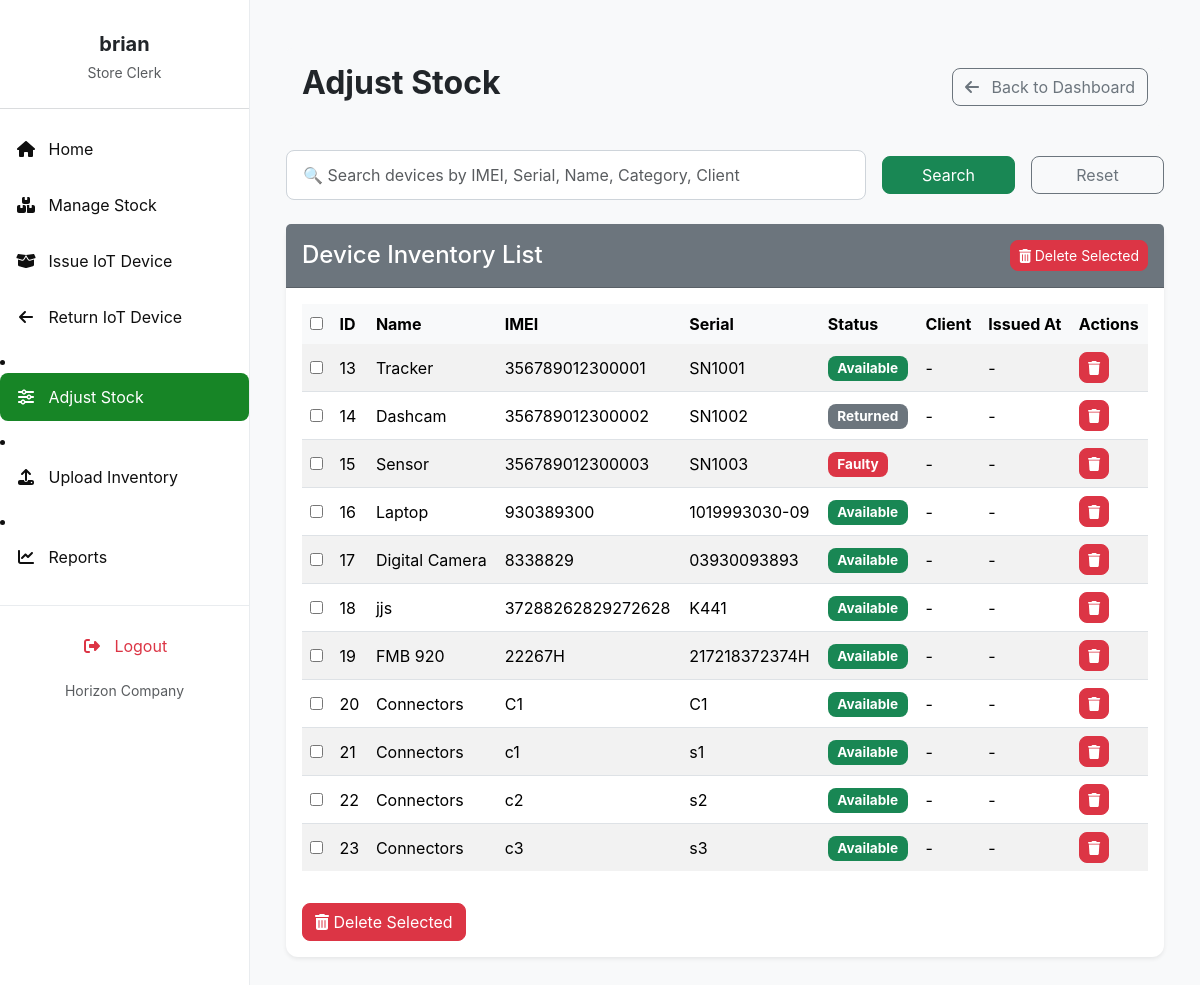
/adjust_stock/ (signed in), run on an earlier commit of the app's database.
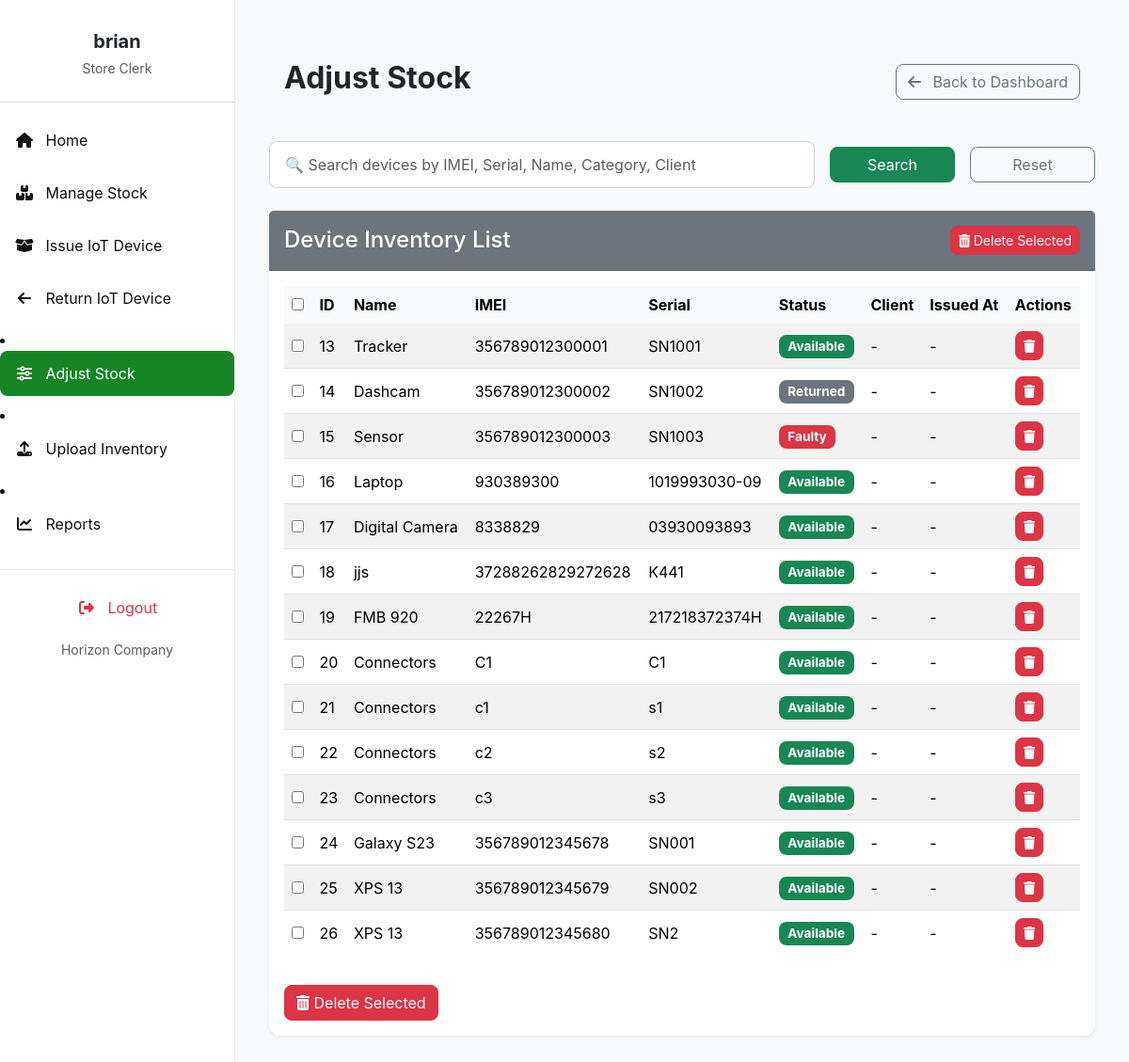
And on a later commit of the database.
### invent/models.py (models this page shows, shortened)
class Device(models.Model):
    name = models.CharField(max_length=255, blank=True)  # Device name
    total_quantity = models.PositiveIntegerField(default=1)
    product_id = models.CharField(max_length=30)
    supplier = models.ForeignKey(
        Supplier,
        on_delete=models.SET_NULL,
        null=True,
        blank=True,
        to_field='supplier_id',
        related_name='devices'
    )
    imei_no = models.CharField(max_length=50, unique=True)
    serial_no = models.CharField(max_length=50, unique=True, null=True, blank=True)
    category = models.CharField(max_length=50)
    description = models.TextField(blank=True)
    selling_price_usd = models.DecimalField(max_digits=10, decimal_places=2, null=True, blank=True)
    selling_price_ksh = models.DecimalField(max_digits=10, decimal_places=2, null=True, blank=True)
    selling_price_tsh = models.DecimalField(max_digits=10, decimal_places=2, null=True, blank=True)
    status = models.CharField(
        max_length=20,
        choices=(
            ('available', 'Available'),
            ('issued', 'Issued'),
            ('returned', 'Returned'),
            ('faulty', 'Faulty'),
        ),
        default='available'
    )

### invent/views.py (the view, shortened to what this page needs)
# urls.py: path('adjust_stock/', views.adjust_stock, name='adjust_stock'),
@login_required
@permission_required('invent.change_device', raise_exception=True)
def adjust_stock(request):
    query = request.GET.get('q', '')
    devices = Device.objects.all().order_by('id')
    for device in devices:
        last_issuance = (
            IssuanceRecord.objects
            .filter(device=device)
            .order_by('-issued_at')
            .select_related('client')
            .first()
        )
        device.current_client = last_issuance.client if last_issuance else None
        device.issued_at = last_issuance.issued_at if last_issuance else None
    context = {
        'devices': devices,
        'query': query,
    }
    return render(request, 'invent/adjust_stock.html', context)

### invent/context_processors.py (called while the page is built)
def pending_requests_count(request):
    count = 0  # Default to 0
    if request.user.is_authenticated:
        if request.user.has_perm('invent.can_issue_device'):
            count = DeviceRequest.objects.filter(status='Pending').count()
    return {'pending_requests_count_for_sidebar': count}

### invent/templates/invent/adjust_stock.html (shortened to what this page needs)
{% extends 'invent/base_store_clerk.html' %}
{% load static %}
{% block content %}
<div class="container-fluid mt-4">
    <div class="d-flex justify-content-between align-items-center mb-4 p-3 bg-light rounded">
        <h2 class="fw-bold">Adjust Stock</h2>
        <a href="{% url 'store_clerk_dashboard' %}" class="btn btn-outline-secondary">
            <i class="fas fa-arrow-left me-2"></i> Back to Dashboard
        </a>
    </div>
    <form method="get" action="{% url 'adjust_stock' %}" class="row g-3 align-items-center mb-4">
        <div class="col-md-8">
            <input type="text" name="q" class="form-control"
                   placeholder="🔍 Search devices by IMEI, Serial, Name, Category, Client"
                   value="{{ query }}">
        </div>
        <div class="col-md-2">
            <button type="submit" class="btn btn-success w-100">Search</button>
        </div>
        <div class="col-md-2">
            <a href="{% url 'adjust_stock' %}" class="btn btn-outline-secondary w-100">Reset</a>
        </div>
    </form>
    <div class="card shadow-sm mb-4">
        <div class="card-header bg-secondary text-white py-3 d-flex justify-content-between align-items-center">
            <h4 class="mb-0">Device Inventory List</h4>
            <form method="post" action="{% url 'delete_device' %}" class="mb-0">
                <button type="submit" class="btn btn-danger btn-sm"
                        onclick="return confirm('Are you sure you want to delete selected devices?');">
                    <i class="fas fa-trash-alt"></i> Delete Selected
                </button>
            </form>
        </div>
        <div class="card-body">
            <form method="post" action="{% url 'delete_device' %}">
                <div class="table-responsive">
                    <table class="table table-striped table-hover align-middle">
                        <thead class="table-light">
                            <tr>
                                <th><input type="checkbox" onclick="toggleAll(this)"></th>
                                <th>ID</th>
                                <th>Name</th>
                                <th>IMEI</th>
                                <th>Serial</th>
                                <th>Status</th>
                                <th>Client</th>
                                <th>Issued At</th>
                                <th>Actions</th>
                            </tr>
                        </thead>
                        <tbody>
                            {% for device in devices %}
                            <tr>
                                <td>
                                    <input type="checkbox" name="device_ids" value="{{ device.id }}">
                                </td>
                                <td>{{ device.id }}</td>
                                <td>{{ device.name|default:device.category }}</td>
                                <td>{{ device.imei_no|default:"-" }}</td>
                                <td>{{ device.serial_no|default:"-" }}</td>
                                <td>
                                    <span class="badge
                                        {% if device.status == 'available' %}bg-success
                                        {% elif device.status == 'issued' %}bg-primary
                                        {% elif device.status == 'returned' %}bg-secondary
                                        {% elif device.status == 'faulty' %}bg-danger
                                        {% else %}bg-dark{% endif %}">
                                        {{ device.get_status_display }}
                                    </span>
                                </td>
                                <td>
                                    {% if device.current_client %}
                                        {{ device.current_client.name }}
                                    {% else %}
                                        -
                                    {% endif %}
                                </td>
                                <td>
                                    {% if device.issued_at %}
                                         {{ device.issued_at|date:"Y-m-d H:i" }}
                                    {% else %}
                                        -
                                    {% endif %}
                                </td>
                                <td>
                                    <form method="post" action="{% url 'delete_device' device.id %}" style="display:inline;">
                                        <button type="submit" class="btn btn-danger btn-sm"
                                            onclick="return confirm('Are you sure you want to delete this device?');"
                                            title="Delete Device">
                                            <i class="fas fa-trash"></i>
                                        </button>
                                    </form>
                                </td>
                            </tr>
                            {% empty %}
                            <tr>
                                <td colspan="9" class="text-center text-muted">No devices found.</td>
                            </tr>
                            {% endfor %}
                        </tbody>
                    </table>
                </div>
                <button type="submit" class="btn btn-danger mt-3">
                    <i class="fas fa-trash-alt"></i> Delete Selected
                </button>
            </form>
        </div>
    </div>
</div>
{% endblock %}

### invent/templates/invent/base_store_clerk.html (shortened to what this page needs)
<!DOCTYPE html>
<html lang="en">
<head>
    <link href="https://cdn.jsdelivr.net/npm/bootstrap@5.3.3/dist/css/bootstrap.min.css" rel="stylesheet">
    <link href="https://cdnjs.cloudflare.com/ajax/libs/font-awesome/6.4.0/css/all.min.css" rel="stylesheet">
    <link href="https://cdn.jsdelivr.net/npm/select2@4.1.0-rc.0/dist/css/select2.min.css" rel="stylesheet" />
    <link href="https://cdn.jsdelivr.net/npm/select2-bootstrap-5-theme@1.3.0/dist/select2-bootstrap-5-theme.min.css" rel="stylesheet" />
</head>
<body>
    <nav id="sidebarMenu" class="sidebar-wrapper collapse d-md-block">
        <div class="sidebar-content">
            <div class="text-center mb-4 pt-3">
                <h5 class="fw-bold mb-1 text-dark">{{ user.first_name|default:user.username }}</h5>
                <small class="text-muted">Store Clerk</small>
            </div>
            <hr class="border-secondary opacity-25" />
            <ul class="nav flex-column">
                <li class="nav-item mb-2">
                    <a class="nav-link {% if request.resolver_match.url_name == 'store_clerk_dashboard' %}active{% endif %}" href="{% url 'store_clerk_dashboard' %}">
                       <i class="fas fa-fw fa-home me-2"></i> Home
                    </a>
                </li>
                <li class="nav-item mb-2">
                    <a class="nav-link {% if request.resolver_match.url_name == 'manage_stock' %}active{% endif %}" href="{% url 'manage_stock' %}">
                        <i class="fas fa-fw fa-boxes me-2"></i> Manage Stock
                    </a>
                </li>
                <li class="nav-item mb-2">
                    <a class="nav-link {% if request.resolver_match.url_name == 'issue_device' %}active{% endif %}" href="{% url 'issue_device' %}">
                        <i class="fas fa-fw fa-box-open me-2"></i> Issue IoT Device
                    </a>
                </li>
                <li class="nav-item mb-2">
                    <a class="nav-link {% if request.resolver_match.url_name == 'return_device' %}active{% endif %}" href="{% url 'return_device' %}">
                        <i class="fas fa-fw fa-arrow-left me-2"></i> Return IoT Device
                    </a>
                </li>
            </ul>
                <li class="nav-item mb-2">
                    <a class="nav-link {% if request.resolver_match.url_name == 'adjust_stock' %}active{% endif %}" href="{% url 'adjust_stock' %}">
                        <i class="fas fa-fw fa-sliders-h me-2"></i> Adjust Stock
                    </a>
                </li>
                <li class="nav-item mb-2">
                    <a class="nav-link {% if request.resolver_match.url_name == 'upload_inventory' %}active{% endif %}" href="{% url 'upload_inventory' %}">
                        <i class="fas fa-fw fa-upload me-2"></i> Upload Inventory
                    </a>
                </li>
                <li class="nav-item mb-2">
                    <a class="nav-link {% if request.resolver_match.url_name == 'reports' %}active{% endif %}" href="{% url 'reports' %}">
                        <i class="fas fa-fw fa-chart-line me-2"></i> Reports
                    </a>
                </li>
        </div>
        <div class="sidebar-bottom">
            <ul class="nav flex-column mb-2">
                <li class="nav-item">
                    <a class="nav-link text-danger logout-link" href="{% url 'logout' %}">
                        <i class="fas fa-fw fa-right-from-bracket me-2"></i> Logout
                    </a>
                </li>
            </ul>
            <small class="text-muted">Horizon Company</small>
        </div>
    </nav>
    <main class="main-content">
        {% block content %}{% endblock %}
    </main>
</body>
</html>

### invent/templates/invent/base_store_clerk.html (style rules this page uses)
:root { --bs-primary: #198754; --bs-primary-rgb: 25, 135, 84; --bs-btn-primary-color: #fff; --bs-btn-primary-bg: var(--bs-primary); --bs-btn-primary-border-color: var(--bs-primary); --bs-btn-primary-hover-bg: #157347; --bs-btn-primary-hover-border-color: #146c43; --bs-btn-primary-active-bg: #13653f; --bs-btn-primary-active-border-color: #125f3c; --bs-link-color: var(--bs-primary); --bs-link-hover-color: #157347; --sidebar-bg: white; --sidebar-text: #0f0f0f; --sidebar-active: #178526; --sidebar-hover: #15b33c; }
body { font-family: 'Inter', sans-serif; background-color: #f8f9fa; margin: 0; }
.sidebar-wrapper { position: fixed; top: 0; bottom: 0; left: 0; width: 250px; background-color: var(--sidebar-bg); color: var(--sidebar-text); border-right: 1px solid #e9ecef; z-index: 1030; display: flex; flex-direction: column; }
.sidebar-content { flex-grow: 1; overflow-y: auto; padding-top: 1rem; padding-bottom: 1rem; }
.sidebar-wrapper .nav-link { color: var(--sidebar-text); padding: 0.75rem 1rem; border-radius: 0.5rem; transition: background-color 0.2s ease, color 0.2s ease; }
.sidebar-wrapper .nav-link.active { background-color: var(--sidebar-active); color: #fff; }
.sidebar-wrapper .nav-link.text-danger { color: #dc3545 !important; }
.sidebar-bottom { padding-top: 1rem; padding-bottom: 1rem; text-align: center; border-top: 1px solid #e9ecef; }
.main-content { margin-left: 250px; padding: 1.5rem; min-height: 100vh; overflow-x: hidden; transition: margin-left 0.3s ease-in-out; }
.card { border-radius: 0.75rem; border: none; }
.card-header { border-top-left-radius: 0.75rem; border-top-right-radius: 0.75rem; }
.btn { border-radius: 0.5rem; }
.badge { border-radius: 0.5rem; padding: 0.4em 0.7em; font-size: 0.85em; }
.table thead th { border-bottom: none; }
.table tbody tr:last-child td { border-bottom: none; }
.form-control, .form-select { border-radius: 0.5rem; border-color: #ced4da; padding: 0.75rem 1rem; }

What changed in the data, as far as the page shows it:
added Device: id "24", name "Galaxy S23", imei_no "356789012345678", serial_no "SN001", status "Available"
added Device: id "25", name "XPS 13", imei_no "356789012345679", serial_no "SN002", status "Available"
added Device: id "26", name "XPS 13", imei_no "356789012345680", serial_no "SN2", status "Available"
